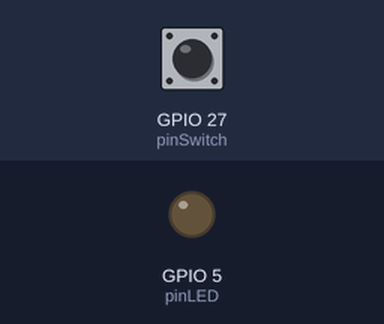
Recording of a sketch running on a simulated ESP32. On the bench: output pins drawn as LEDs (lit = HIGH). The inputs (shaded band) are chosen by the test bench; at power-on: GPIO 27 (pinSwitch) LOW. What the sketch prints to the serial monitor is not drawn.

Above: at 1.2 s.
1.3 s: GPIO 27 (pinSwitch) pulled HIGH for 0.15 s
At 1.37 s:
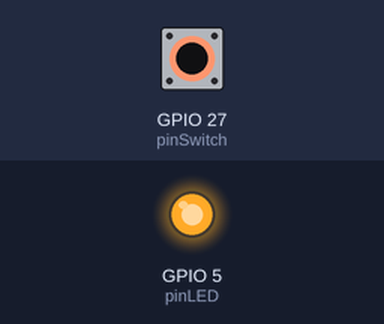
2.9 s: GPIO 27 (pinSwitch) pulled HIGH for 3.2 s
At 6.6 s:
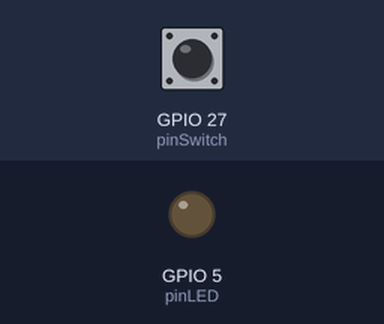
Timing chart, 0 to 8.1 s (numbered marks = the images above; inputs shaded):
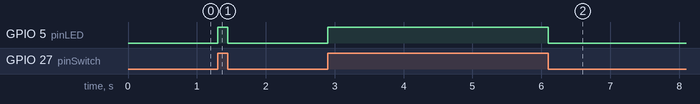

Measured:
- after the input at 1.3 s, GPIO 5 (pinLED): LOW → HIGH at once, → LOW 0.15 s later
- after the input at 2.9 s, GPIO 5 (pinLED): LOW → HIGH at once, → LOW 3.2 s later

The sketch:

Ex2.ino
```cpp
const int pinSwitch = 27;
const int pinLED = 5;

void IRAM_ATTR handleSwitch() {
  int etatSwitch = digitalRead(pinSwitch);

  if (etatSwitch == HIGH) {
    digitalWrite(pinLED, HIGH);
  }
  else {
    digitalWrite(pinLED, LOW);
  }
}


void setup() {
  Serial.begin(115200);

  pinMode(pinSwitch, INPUT);
  pinMode(pinLED, OUTPUT);

  attachInterrupt(digitalPinToInterrupt(pinSwitch), handleSwitch, CHANGE);

  Serial.println("OK");

}

void loop() {

}
```
